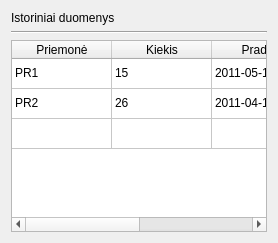
          <widget class="QWidget" name="tab">
           <attribute name="title">
            <string>Istoriniai duomenys</string>
           </attribute>
           <layout class="QVBoxLayout" name="verticalLayout_11">
            <item>
             <widget class="QLabel" name="label_8">
              <property name="text">
               <string>Istoriniai duomenys</string>
              </property>
             </widget>
            </item>
            <item>
             <widget class="Line" name="line_6">
              <property name="orientation">
               <enum>Qt::Horizontal</enum>
              </property>
             </widget>
            </item>
            <item>
             <widget class="QTableWidget" name="tableWidget_7">
              <attribute name="verticalHeaderVisible">
               <bool>false</bool>
              </attribute>
              <row>
               <property name="text">
                <string>PR1</string>
               </property>
              </row>
              <row>
               <property name="text">
                <string>PR5</string>
               </property>
              </row>
              <row>
               <property name="text">
                <string/>
               </property>
              </row>
              <column>
               <property name="text">
                <string>Priemonė</string>
               </property>
              </column>
              <column>
               <property name="text">
                <string>Kiekis</string>
               </property>
              </column>
              <column>
               <property name="text">
                <string>Pradžia</string>
               </property>
              </column>
              <column>
               <property name="text">
                <string>Pabaiga</string>
               </property>
              </column>
              <item row="0" column="0">
               <property name="text">
                <string>PR1</string>
               </property>
              </item>
              <item row="0" column="1">
               <property name="text">
                <string>15</string>
               </property>
              </item>
              <item row="0" column="2">
               <property name="text">
                <string>2011-05-12</string>
               </property>
              </item>
              <item row="0" column="3">
               <property name="text">
                <string>2011-06-25</string>
               </property>
              </item>
              <item row="1" column="0">
               <property name="text">
                <string>PR2</string>
               </property>
              </item>
              <item row="1" column="1">
               <property name="text">
                <string>26</string>
               </property>
              </item>
              <item row="1" column="2">
               <property name="text">
                <string>2011-04-15</string>
               </property>
              </item>
              <item row="1" column="3">
               <property name="text">
                <string>2011-06-25</string>
               </property>
              </item>
             </widget>
            </item>
           </layout>
          </widget>
